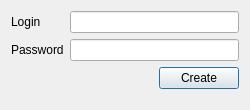
<?xml version="1.0" encoding="UTF-8"?>
<ui version="4.0">
 <class>CreateUser</class>
 <widget class="QDialog" name="CreateUser">
  <property name="geometry">
   <rect>
    <x>0</x>
    <y>0</y>
    <width>250</width>
    <height>110</height>
   </rect>
  </property>
  <property name="minimumSize">
   <size>
    <width>250</width>
    <height>110</height>
   </size>
  </property>
  <property name="maximumSize">
   <size>
    <width>250</width>
    <height>110</height>
   </size>
  </property>
  <property name="windowTitle">
   <string>Create user</string>
  </property>
  <layout class="QFormLayout" name="formLayout">
   <item row="0" column="0">
    <widget class="QLabel" name="login_label">
     <property name="text">
      <string>Login</string>
     </property>
    </widget>
   </item>
   <item row="0" column="1">
    <widget class="QLineEdit" name="login">
     <property name="inputMask">
      <string notr="true">Nnnnnnnnnnnnnnnnnnnnnnnnnnnnnnnn</string>
     </property>
     <property name="clearButtonEnabled">
      <bool>false</bool>
     </property>
    </widget>
   </item>
   <item row="1" column="0">
    <widget class="QLabel" name="password_label">
     <property name="text">
      <string>Password</string>
     </property>
    </widget>
   </item>
   <item row="1" column="1">
    <widget class="QLineEdit" name="password">
     <property name="inputMask">
      <string notr="true"/>
     </property>
     <property name="echoMode">
      <enum>QLineEdit::Password</enum>
     </property>
    </widget>
   </item>
   <item row="2" column="1">
    <layout class="QHBoxLayout" name="horizontalLayout">
     <item>
      <spacer name="horizontalSpacer">
       <property name="orientation">
        <enum>Qt::Horizontal</enum>
       </property>
       <property name="sizeHint" stdset="0">
        <size>
         <width>40</width>
         <height>20</height>
        </size>
       </property>
      </spacer>
     </item>
     <item>
      <widget class="QPushButton" name="create">
       <property name="text">
        <string>Create</string>
       </property>
      </widget>
     </item>
    </layout>
   </item>
  </layout>
 </widget>
 <resources/>
 <connections/>
</ui>
